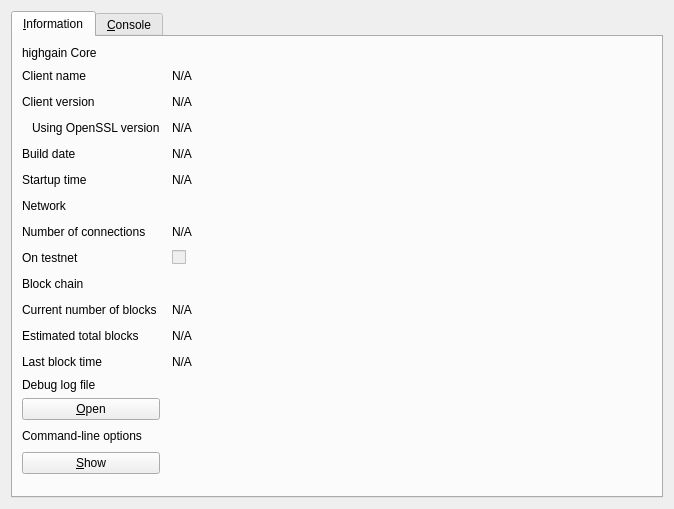
<?xml version="1.0" encoding="UTF-8"?>
<ui version="4.0">
 <class>RPCConsole</class>
 <widget class="QDialog" name="RPCConsole">
  <property name="geometry">
   <rect>
    <x>0</x>
    <y>0</y>
    <width>674</width>
    <height>509</height>
   </rect>
  </property>
  <property name="windowTitle">
   <string>highgain - Debug window</string>
  </property>
  <layout class="QVBoxLayout" name="verticalLayout_2">
   <item>
    <widget class="QTabWidget" name="tabWidget">
     <property name="currentIndex">
      <number>0</number>
     </property>
     <widget class="QWidget" name="tab_info">
      <attribute name="title">
       <string>&amp;Information</string>
      </attribute>
      <layout class="QGridLayout" name="gridLayout" columnstretch="0,1,0,0">
       <property name="horizontalSpacing">
        <number>12</number>
       </property>
       <item row="12" column="0">
        <widget class="QLabel" name="label_2">
         <property name="text">
          <string>Last block time</string>
         </property>
        </widget>
       </item>
       <item row="9" column="0">
        <widget class="QLabel" name="label_10">
         <property name="font">
          <font>
           <weight>50</weight>
           <bold>false</bold>
          </font>
         </property>
         <property name="text">
          <string>Block chain</string>
         </property>
        </widget>
       </item>
       <item row="8" column="1">
        <widget class="QCheckBox" name="isTestNet">
         <property name="enabled">
          <bool>false</bool>
         </property>
         <property name="text">
          <string/>
         </property>
        </widget>
       </item>
       <item row="11" column="1">
        <widget class="QLabel" name="totalBlocks">
         <property name="cursor">
          <cursorShape>IBeamCursor</cursorShape>
         </property>
         <property name="text">
          <string>N/A</string>
         </property>
         <property name="textFormat">
          <enum>Qt::PlainText</enum>
         </property>
         <property name="textInteractionFlags">
          <set>Qt::LinksAccessibleByMouse|Qt::TextSelectableByKeyboard|Qt::TextSelectableByMouse</set>
         </property>
        </widget>
       </item>
       <item row="10" column="0">
        <widget class="QLabel" name="label_3">
         <property name="text">
          <string>Current number of blocks</string>
         </property>
        </widget>
       </item>
       <item row="7" column="1">
        <widget class="QLabel" name="numberOfConnections">
         <property name="cursor">
          <cursorShape>IBeamCursor</cursorShape>
         </property>
         <property name="text">
          <string>N/A</string>
         </property>
         <property name="textFormat">
          <enum>Qt::PlainText</enum>
         </property>
         <property name="textInteractionFlags">
          <set>Qt::LinksAccessibleByMouse|Qt::TextSelectableByKeyboard|Qt::TextSelectableByMouse</set>
         </property>
        </widget>
       </item>
       <item row="7" column="0">
        <widget class="QLabel" name="label_7">
         <property name="text">
          <string>Number of connections</string>
         </property>
        </widget>
       </item>
       <item row="10" column="1">
        <widget class="QLabel" name="numberOfBlocks">
         <property name="cursor">
          <cursorShape>IBeamCursor</cursorShape>
         </property>
         <property name="text">
          <string>N/A</string>
         </property>
         <property name="textFormat">
          <enum>Qt::PlainText</enum>
         </property>
         <property name="textInteractionFlags">
          <set>Qt::LinksAccessibleByMouse|Qt::TextSelectableByKeyboard|Qt::TextSelectableByMouse</set>
         </property>
        </widget>
       </item>
       <item row="8" column="0">
        <widget class="QLabel" name="label_8">
         <property name="text">
          <string>On testnet</string>
         </property>
        </widget>
       </item>
       <item row="11" column="0">
        <widget class="QLabel" name="label_4">
         <property name="text">
          <string>Estimated total blocks</string>
         </property>
        </widget>
       </item>
       <item row="4" column="2">
        <spacer name="horizontalSpacer">
         <property name="orientation">
          <enum>Qt::Horizontal</enum>
         </property>
         <property name="sizeHint" stdset="0">
          <size>
           <width>40</width>
           <height>20</height>
          </size>
         </property>
        </spacer>
       </item>
       <item row="1" column="2">
        <spacer name="horizontalSpacer_2">
         <property name="orientation">
          <enum>Qt::Horizontal</enum>
         </property>
         <property name="sizeHint" stdset="0">
          <size>
           <width>40</width>
           <height>20</height>
          </size>
         </property>
        </spacer>
       </item>
       <item row="2" column="2">
        <spacer name="horizontalSpacer_3">
         <property name="orientation">
          <enum>Qt::Horizontal</enum>
         </property>
         <property name="sizeHint" stdset="0">
          <size>
           <width>40</width>
           <height>20</height>
          </size>
         </property>
        </spacer>
       </item>
       <item row="3" column="2">
        <spacer name="horizontalSpacer_4">
         <property name="orientation">
          <enum>Qt::Horizontal</enum>
         </property>
         <property name="sizeHint" stdset="0">
          <size>
           <width>40</width>
           <height>20</height>
          </size>
         </property>
        </spacer>
       </item>
       <item row="4" column="0">
        <widget class="QLabel" name="label_12">
         <property name="text">
          <string>Build date</string>
         </property>
        </widget>
       </item>
       <item row="3" column="1">
        <widget class="QLabel" name="openSSLVersion">
         <property name="cursor">
          <cursorShape>IBeamCursor</cursorShape>
         </property>
         <property name="text">
          <string>N/A</string>
         </property>
         <property name="textFormat">
          <enum>Qt::PlainText</enum>
         </property>
         <property name="textInteractionFlags">
          <set>Qt::LinksAccessibleByMouse|Qt::TextSelectableByKeyboard|Qt::TextSelectableByMouse</set>
         </property>
        </widget>
       </item>
       <item row="0" column="0">
        <widget class="QLabel" name="label_9">
         <property name="font">
          <font>
           <weight>50</weight>
           <bold>false</bold>
          </font>
         </property>
         <property name="text">
          <string>highgain Core</string>
         </property>
        </widget>
       </item>
       <item row="2" column="0">
        <widget class="QLabel" name="label_6">
         <property name="text">
          <string>Client version</string>
         </property>
        </widget>
       </item>
       <item row="1" column="0">
        <widget class="QLabel" name="label_5">
         <property name="text">
          <string>Client name</string>
         </property>
        </widget>
       </item>
       <item row="3" column="0">
        <widget class="QLabel" name="label_14">
         <property name="text">
          <string>Using OpenSSL version</string>
         </property>
         <property name="indent">
          <number>10</number>
         </property>
        </widget>
       </item>
       <item row="2" column="1">
        <widget class="QLabel" name="clientVersion">
         <property name="cursor">
          <cursorShape>IBeamCursor</cursorShape>
         </property>
         <property name="text">
          <string>N/A</string>
         </property>
         <property name="textFormat">
          <enum>Qt::PlainText</enum>
         </property>
         <property name="textInteractionFlags">
          <set>Qt::LinksAccessibleByMouse|Qt::TextSelectableByKeyboard|Qt::TextSelectableByMouse</set>
         </property>
        </widget>
       </item>
       <item row="1" column="1">
        <widget class="QLabel" name="clientName">
         <property name="cursor">
          <cursorShape>IBeamCursor</cursorShape>
         </property>
         <property name="text">
          <string>N/A</string>
         </property>
         <property name="textFormat">
          <enum>Qt::PlainText</enum>
         </property>
         <property name="textInteractionFlags">
          <set>Qt::LinksAccessibleByMouse|Qt::TextSelectableByKeyboard|Qt::TextSelectableByMouse</set>
         </property>
        </widget>
       </item>
       <item row="4" column="1">
        <widget class="QLabel" name="buildDate">
         <property name="cursor">
          <cursorShape>IBeamCursor</cursorShape>
         </property>
         <property name="text">
          <string>N/A</string>
         </property>
         <property name="textFormat">
          <enum>Qt::PlainText</enum>
         </property>
         <property name="textInteractionFlags">
          <set>Qt::LinksAccessibleByMouse|Qt::TextSelectableByKeyboard|Qt::TextSelectableByMouse</set>
         </property>
        </widget>
       </item>
       <item row="5" column="0">
        <widget class="QLabel" name="label_13">
         <property name="text">
          <string>Startup time</string>
         </property>
        </widget>
       </item>
       <item row="5" column="1">
        <widget class="QLabel" name="startupTime">
         <property name="cursor">
          <cursorShape>IBeamCursor</cursorShape>
         </property>
         <property name="text">
          <string>N/A</string>
         </property>
         <property name="textFormat">
          <enum>Qt::PlainText</enum>
         </property>
         <property name="textInteractionFlags">
          <set>Qt::LinksAccessibleByMouse|Qt::TextSelectableByKeyboard|Qt::TextSelectableByMouse</set>
         </property>
        </widget>
       </item>
       <item row="6" column="0">
        <widget class="QLabel" name="label_11">
         <property name="font">
          <font>
           <weight>50</weight>
           <bold>false</bold>
          </font>
         </property>
         <property name="text">
          <string>Network</string>
         </property>
        </widget>
       </item>
       <item row="6" column="2">
        <spacer name="horizontalSpacer_6">
         <property name="orientation">
          <enum>Qt::Horizontal</enum>
         </property>
         <property name="sizeHint" stdset="0">
          <size>
           <width>40</width>
           <height>20</height>
          </size>
         </property>
        </spacer>
       </item>
       <item row="5" column="2">
        <spacer name="horizontalSpacer_5">
         <property name="orientation">
          <enum>Qt::Horizontal</enum>
         </property>
         <property name="sizeHint" stdset="0">
          <size>
           <width>40</width>
           <height>20</height>
          </size>
         </property>
        </spacer>
       </item>
       <item row="12" column="1">
        <widget class="QLabel" name="lastBlockTime">
         <property name="cursor">
          <cursorShape>IBeamCursor</cursorShape>
         </property>
         <property name="text">
          <string>N/A</string>
         </property>
         <property name="textFormat">
          <enum>Qt::PlainText</enum>
         </property>
         <property name="textInteractionFlags">
          <set>Qt::LinksAccessibleByMouse|Qt::TextSelectableByKeyboard|Qt::TextSelectableByMouse</set>
         </property>
        </widget>
       </item>
       <item row="13" column="0">
        <spacer name="verticalSpacer_2">
         <property name="orientation">
          <enum>Qt::Vertical</enum>
         </property>
         <property name="sizeHint" stdset="0">
          <size>
           <width>20</width>
           <height>20</height>
          </size>
         </property>
        </spacer>
       </item>
       <item row="14" column="0">
        <widget class="QLabel" name="labelDebugLogfile">
         <property name="font">
          <font>
           <weight>50</weight>
           <bold>false</bold>
          </font>
         </property>
         <property name="text">
          <string>Debug log file</string>
         </property>
        </widget>
       </item>
       <item row="15" column="0">
        <widget class="QPushButton" name="openDebugLogfileButton">
         <property name="toolTip">
          <string>Open the highgain debug log file from the current data directory. This can take a few seconds for large log files.</string>
         </property>
         <property name="text">
          <string>&amp;Open</string>
         </property>
         <property name="autoDefault">
          <bool>false</bool>
         </property>
        </widget>
       </item>
       <item row="16" column="0">
        <widget class="QLabel" name="labelCLOptions">
         <property name="font">
          <font>
           <weight>50</weight>
           <bold>false</bold>
          </font>
         </property>
         <property name="text">
          <string>Command-line options</string>
         </property>
        </widget>
       </item>
       <item row="17" column="0">
        <widget class="QPushButton" name="showCLOptionsButton">
         <property name="toolTip">
          <string>Show the highgain-Qt help message to get a list with possible highgain command-line options.</string>
         </property>
         <property name="text">
          <string>&amp;Show</string>
         </property>
         <property name="autoDefault">
          <bool>false</bool>
         </property>
        </widget>
       </item>
       <item row="18" column="0">
        <spacer name="verticalSpacer">
         <property name="orientation">
          <enum>Qt::Vertical</enum>
         </property>
         <property name="sizeHint" stdset="0">
          <size>
           <width>20</width>
           <height>40</height>
          </size>
         </property>
        </spacer>
       </item>
       <item row="8" column="2">
        <spacer name="horizontalSpacer_8">
         <property name="orientation">
          <enum>Qt::Horizontal</enum>
         </property>
         <property name="sizeHint" stdset="0">
          <size>
           <width>40</width>
           <height>20</height>
          </size>
         </property>
        </spacer>
       </item>
       <item row="7" column="2">
        <spacer name="horizontalSpacer_7">
         <property name="orientation">
          <enum>Qt::Horizontal</enum>
         </property>
         <property name="sizeHint" stdset="0">
          <size>
           <width>40</width>
           <height>20</height>
          </size>
         </property>
        </spacer>
       </item>
       <item row="9" column="2">
        <spacer name="horizontalSpacer_9">
         <property name="orientation">
          <enum>Qt::Horizontal</enum>
         </property>
         <property name="sizeHint" stdset="0">
          <size>
           <width>40</width>
           <height>20</height>
          </size>
         </property>
        </spacer>
       </item>
       <item row="10" column="2">
        <spacer name="horizontalSpacer_10">
         <property name="orientation">
          <enum>Qt::Horizontal</enum>
         </property>
         <property name="sizeHint" stdset="0">
          <size>
           <width>40</width>
           <height>20</height>
          </size>
         </property>
        </spacer>
       </item>
       <item row="11" column="2">
        <spacer name="horizontalSpacer_11">
         <property name="orientation">
          <enum>Qt::Horizontal</enum>
         </property>
         <property name="sizeHint" stdset="0">
          <size>
           <width>40</width>
           <height>20</height>
          </size>
         </property>
        </spacer>
       </item>
       <item row="12" column="2">
        <spacer name="horizontalSpacer_12">
         <property name="orientation">
          <enum>Qt::Horizontal</enum>
         </property>
         <property name="sizeHint" stdset="0">
          <size>
           <width>40</width>
           <height>20</height>
          </size>
         </property>
        </spacer>
       </item>
       <item row="15" column="2">
        <spacer name="horizontalSpacer_13">
         <property name="orientation">
          <enum>Qt::Horizontal</enum>
         </property>
         <property name="sizeHint" stdset="0">
          <size>
           <width>40</width>
           <height>20</height>
          </size>
         </property>
        </spacer>
       </item>
       <item row="16" column="2">
        <spacer name="horizontalSpacer_14">
         <property name="orientation">
          <enum>Qt::Horizontal</enum>
         </property>
         <property name="sizeHint" stdset="0">
          <size>
           <width>40</width>
           <height>20</height>
          </size>
         </property>
        </spacer>
       </item>
       <item row="17" column="2">
        <spacer name="horizontalSpacer_15">
         <property name="orientation">
          <enum>Qt::Horizontal</enum>
         </property>
         <property name="sizeHint" stdset="0">
          <size>
           <width>40</width>
           <height>20</height>
          </size>
         </property>
        </spacer>
       </item>
       <item row="15" column="3" rowspan="3">
        <widget class="QLabel" name="label_15">
         <property name="text">
          <string/>
         </property>
         <property name="pixmap">
          <pixmap resource="../bitcoin.qrc">:/images/small_logo</pixmap>
         </property>
         <property name="scaledContents">
          <bool>false</bool>
         </property>
        </widget>
       </item>
      </layout>
     </widget>
     <widget class="QWidget" name="tab_console">
      <attribute name="title">
       <string>&amp;Console</string>
      </attribute>
      <layout class="QVBoxLayout" name="verticalLayout_3">
       <property name="spacing">
        <number>3</number>
       </property>
       <item>
        <widget class="QTextEdit" name="messagesWidget">
         <property name="minimumSize">
          <size>
           <width>0</width>
           <height>100</height>
          </size>
         </property>
         <property name="readOnly">
          <bool>true</bool>
         </property>
         <property name="tabKeyNavigation" stdset="0">
          <bool>false</bool>
         </property>
         <property name="columnCount" stdset="0">
          <number>2</number>
         </property>
        </widget>
       </item>
       <item>
        <layout class="QHBoxLayout" name="horizontalLayout">
         <property name="spacing">
          <number>3</number>
         </property>
         <item>
          <widget class="QLabel" name="label">
           <property name="text">
            <string notr="true">&gt;</string>
           </property>
          </widget>
         </item>
         <item>
          <widget class="QLineEdit" name="lineEdit"/>
         </item>
         <item>
          <widget class="QPushButton" name="clearButton">
           <property name="maximumSize">
            <size>
             <width>24</width>
             <height>24</height>
            </size>
           </property>
           <property name="toolTip">
            <string>Clear console</string>
           </property>
           <property name="text">
            <string/>
           </property>
           <property name="icon">
            <iconset resource="../bitcoin.qrc">
             <normaloff>:/icons/remove</normaloff>:/icons/remove</iconset>
           </property>
           <property name="shortcut">
            <string notr="true">Ctrl+L</string>
           </property>
           <property name="autoDefault">
            <bool>false</bool>
           </property>
          </widget>
         </item>
        </layout>
       </item>
      </layout>
     </widget>
    </widget>
   </item>
  </layout>
 </widget>
 <resources>
  <include location="../bitcoin.qrc"/>
 </resources>
 <connections/>
</ui>
